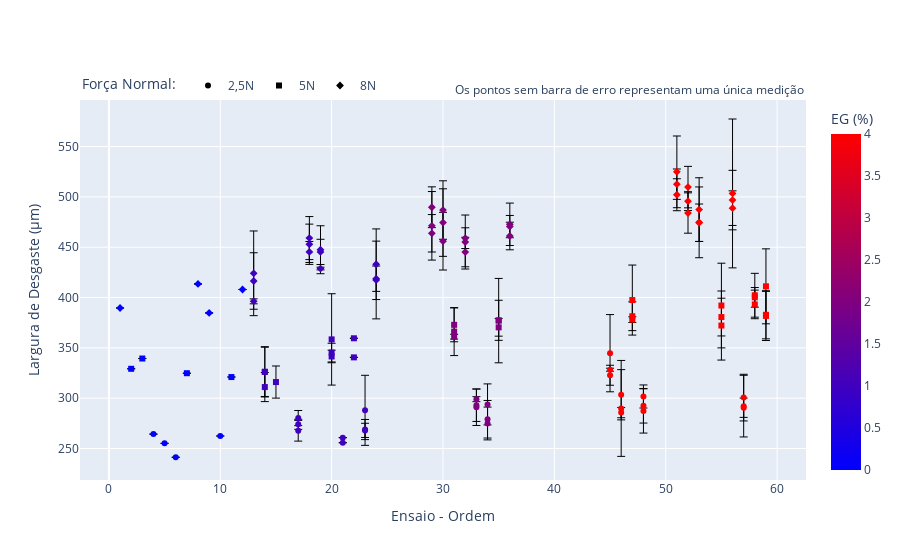

The notebook cell saved with this chart:
### Markdown cell above
### Etapa 3: Visão geral dos ensaios (ordem cronológica)

Os ensaios foram realizados em ordem aleatorizada de força normal e frequência. Os primeiros 12 ensaios foram PU Puro, depois PU+1%NPG e PU+2%NPG (12 pontos extremos), pontos centrais 1% e 2%NPG e, por fim, os 16 ensaios de PU+4%NPGs.

### Code cell
fig = go.Figure()

fig.add_trace(df[df['Força Normal']==2.5].plot(kind = 'scatter', x = 'Ensaio - Geral', y = 'Largura Média', color = 'EG').data[0])
fig.add_trace(df[df['Força Normal']==5].plot(kind = 'scatter', x = 'Ensaio - Geral', y = 'Largura Média', color = 'EG').data[0])
fig.add_trace(df[df['Força Normal']==8].plot(kind = 'scatter', x = 'Ensaio - Geral', y = 'Largura Média', color = 'EG').data[0])


fig.data[0].error_y= dict(array = 1.96*df[df['Força Normal']==2.5]['Largura Desv. Pad.'],
                          type = 'data',
                          visible = True,
                          thickness = 1)
fig.data[1].error_y= dict(array = 1.96*df[df['Força Normal']==5]['Largura Desv. Pad.'],
                          type = 'data',
                          visible = True,
                          thickness = 1)
fig.data[2].error_y= dict(array = 1.96*df[df['Força Normal']==8]['Largura Desv. Pad.'],
                          type = 'data',
                          visible = True,
                          thickness = 1)

fig.data[0].marker.symbol = 'circle'
fig.data[1].marker.symbol = 'square'
fig.data[2].marker.symbol = 'diamond'

fig.data[0].name = '2,5N'
fig.data[1].name = '5N'
fig.data[2].name = '8N'

fig.data[0].showlegend = True
fig.data[1].showlegend = True
fig.data[2].showlegend = True

fig.update_layout(showlegend = True,
                  xaxis_title = 'Ensaio - Ordem',
                  yaxis_title = 'Largura de Desgaste (µm)',
                  legend = dict(
                      xanchor = 'left',
                      yanchor = 'bottom',
                      x = 0,
                      y = 1,
                      orientation = 'h',
                      title_text = 'Força Normal: '
                  ),
                  coloraxis = dict(colorscale = 'Bluered',
                                  colorbar_title = 'EG (%)',
                                  ),
                  annotations = (dict(text = 'Os pontos sem barra de erro representam uma única medição',
                                      visible = True,
                                      x=1,
                                      y=1,
                                      showarrow = False,
                                      xref = 'paper',
                                      yref = 'paper',
                                      xanchor = 'right',
                                      yanchor = 'bottom'
                                    ),)
                 )

### Figure 1 — Plotly figure (JSON) as saved in the notebook; plotly's stock layout.template omitted (floating-point values rounded to 4 significant figures)
{"data": [{"error_y": {"array": [null, null, null, null, 10.29, 5.015, 7.523, 34.8, 9.992, 7.05, null, null, 2.479, 16.14, 18.09, 18.66, 16.29, 20.38, 9.927, 1.477, 38.37, 30.62, 9.581, 23.18, 47.66, 5.127, 24.97, 17.14, 11.46, 22.01], "thickness": 1, "type": "data", "visible": true}, "hovertemplate": "Ensaio - Geral=%{x}<br>Largura Média=%{y}<br>EG=%{marker.color}<extra></extra>", "legendgroup": "", "marker": {"color": [0, 0, 0, 0, 1, 1, 1, 1, 1, 1, 1, 1, 2, 2, 2, 2, 2, 2, 4, 4, 4, 4, 4, 4, 4, 4, 4, 4, 4, 4], "coloraxis": "coloraxis", "symbol": "circle"}, "mode": "markers", "name": "2,5N", "orientation": "v", "showlegend": true, "type": "scatter", "x": [4, 10, 5, 6, 17, 17, 17, 23, 23, 23, 21, 21, 33, 33, 33, 34, 34, 34, 45, 45, 45, 57, 57, 57, 46, 46, 46, 48, 48, 48], "xaxis": "x", "y": [264.3, 262.4, 255.1, 241.3, 267.6, 274.0, 280.2, 287.9, 268.8, 268.0, 260.8, 255.7, 299.0, 293.0, 291.0, 279.0, 274.9, 293.8, 322.8, 328.3, 344.7, 292.1, 290.5, 300.6, 289.8, 285.7, 303.4, 292.4, 301.7, 287.3], "yaxis": "y"}, {"error_y": {"array": [null, null, null, null, 24.97, 14.46, 24.47, null, null, 15.96, 9.289, 6.226, 45.38, 19.9, 8.74, 41.92, 16.85, 2.375, 23.8, 9.761, 14.2, 21.78, 37.24, 23.9, 24.43, 14.31, 2.863, 34.78, 34.32, 18.76, 42.06], "thickness": 1, "type": "data", "visible": true}, "hovertemplate": "Ensaio - Geral=%{x}<br>Largura Média=%{y}<br>EG=%{marker.color}<extra></extra>", "legendgroup": "", "marker": {"color": [0, 0, 0, 0, 1, 1, 1, 1, 1, 1, 1, 1, 1, 2, 2, 2, 2, 2, 2, 4, 4, 4, 4, 4, 4, 4, 4, 4, 4, 4, 4], "coloraxis": "coloraxis", "symbol": "square"}, "mode": "markers", "name": "5N", "orientation": "v", "showlegend": true, "type": "scatter", "x": [7, 11, 2, 3, 14, 14, 14, 22, 22, 15, 20, 20, 20, 35, 35, 35, 31, 31, 31, 58, 58, 58, 59, 59, 59, 47, 47, 47, 55, 55, 55], "xaxis": "x", "y": [324.8, 321, 329.2, 339.4, 326.2, 311.0, 326.2, 359.5, 340.5, 316.0, 345.3, 341.4, 358.4, 377.4, 370.4, 377.1, 372.9, 361.1, 366.1, 400.2, 393.2, 402.3, 411.1, 382.9, 381.7, 381.4, 378.0, 397.5, 372.2, 380.6, 392.0], "yaxis": "y"}, {"error_y": {"array": [null, null, null, null, 20.01, 10.43, 21.37, 35.1, 12.6, 38.61, 2.46, 42.08, 28.07, 12.54, 1.331, 23.83, 33.57, 28.66, 29.05, 11.07, 13.7, 21.08, 20.27, 18.6, 34.05, 26.83, 14.66, 10.31, 35.63, 15.08, 15.88, 35.17, 18.61, 31.63, 20.6, 9.372, 20.04, 29.56, 73.95, 17.2], "thickness": 1, "type": "data", "visible": true}, "hovertemplate": "Ensaio - Geral=%{x}<br>Largura Média=%{y}<br>EG=%{marker.color}<extra></extra>", "legendgroup": "", "marker": {"color": [0, 0, 0, 0, 1, 1, 1, 1, 1, 1, 1, 1, 1, 1, 1, 1, 2, 2, 2, 2, 2, 2, 2, 2, 2, 2, 2, 2, 4, 4, 4, 4, 4, 4, 4, 4, 4, 4, 4, 4], "coloraxis": "coloraxis", "symbol": "diamond"}, "mode": "markers", "name": "8N", "orientation": "v", "showlegend": true, "type": "scatter", "x": [8, 9, 1, 12, 18, 18, 18, 24, 24, 24, 13, 13, 13, 19, 19, 19, 30, 30, 30, 36, 36, 36, 29, 29, 29, 32, 32, 32, 51, 51, 51, 53, 53, 53, 52, 52, 52, 56, 56, 56], "xaxis": "x", "y": [413.5, 384.7, 389.6, 408, 452.9, 445.3, 459.1, 433.1, 418.7, 417.4, 396.2, 424.1, 416.4, 445.3, 428.8, 447.5, 474.5, 456.0, 486.9, 470.5, 461.1, 472.8, 489.7, 463.8, 471.3, 455.2, 445.2, 459.0, 524.9, 512.6, 502.1, 474.7, 474.3, 487.4, 509.7, 495.8, 484.0, 496.8, 503.4, 488.8], "yaxis": "y"}], "layout": {"annotations": [{"showarrow": false, "text": "Os pontos sem barra de erro representam uma única medição", "visible": true, "x": 1, "xanchor": "right", "xref": "paper", "y": 1, "yanchor": "bottom", "yref": "paper"}], "coloraxis": {"colorbar": {"title": {"text": "EG (%)"}}, "colorscale": [[0, "rgb(0,0,255)"], [1, "rgb(255,0,0)"]]}, "legend": {"orientation": "h", "title": {"text": "Força Normal: "}, "x": 0, "xanchor": "left", "y": 1, "yanchor": "bottom"}, "showlegend": true, "xaxis": {"title": {"text": "Ensaio - Ordem"}}, "yaxis": {"title": {"text": "Largura de Desgaste (µm)"}}}}
